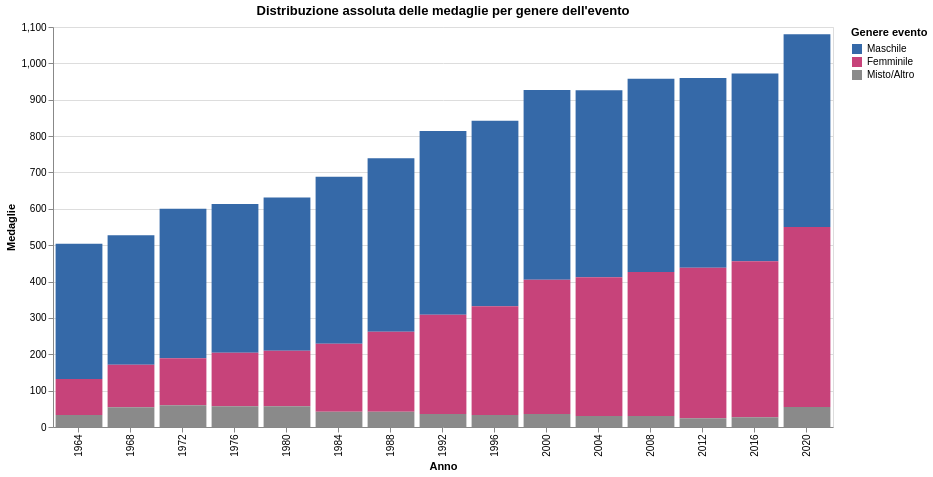

Notebook source saved alongside this figure:
### Markdown cell above
## 4. Distribuzione delle medaglie nel tempo per genere

Il grafico seguente mostra la distribuzione assoluta delle medaglie per anno olimpico. La crescita della componente femminile va letta insieme all'espansione del programma olimpico femminile: piu' eventi disponibili significano piu' opportunita' di medaglia.

### Code cell
global_year = (
    panel.groupby("year", as_index=False)
    .agg(
        medaglie_femminili=("medaglie_femminili", "sum"),
        medaglie_maschili=("medaglie_maschili", "sum"),
        medaglie_miste_altro=("medaglie_miste_altro", "sum"),
    )
)
global_year["totale"] = (
    global_year["medaglie_femminili"]
    + global_year["medaglie_maschili"]
    + global_year["medaglie_miste_altro"]
)
global_year["quota_femminile"] = global_year["medaglie_femminili"] / (
    global_year["medaglie_femminili"] + global_year["medaglie_maschili"]
)

global_long = global_year.melt(
    id_vars=["year"],
    value_vars=["medaglie_maschili", "medaglie_femminili", "medaglie_miste_altro"],
    var_name="genere_evento",
    value_name="medaglie",
)
global_long["genere_evento"] = global_long["genere_evento"].map({
    "medaglie_maschili": "Maschile",
    "medaglie_femminili": "Femminile",
    "medaglie_miste_altro": "Misto/Altro",
})

stacked_medals = (
    alt.Chart(global_long)
    .mark_bar()
    .encode(
        x=alt.X("year:O", title="Anno"),
        y=alt.Y("medaglie:Q", title="Medaglie"),
        color=alt.Color(
            "genere_evento:N",
            title="Genere evento",
            scale=alt.Scale(domain=["Maschile", "Femminile", "Misto/Altro"], range=["#3569a8", "#c7437a", "#8a8a8a"]),
        ),
        tooltip=[
            alt.Tooltip("year:O", title="Anno"),
            alt.Tooltip("genere_evento:N", title="Genere"),
            alt.Tooltip("medaglie:Q", title="Medaglie", format=",.0f"),
        ],
    )
    .properties(width=780, height=400, title="Distribuzione assoluta delle medaglie per genere dell'evento")
)

stacked_medals

### Figure 1 — Vega-Lite specification as saved in the notebook (floating-point values rounded to 4 significant figures)
{"config": {"view": {"continuousWidth": 300, "continuousHeight": 300}}, "data": {"name": "data-46cb4a8c1b17869737f7a0de57816b82"}, "mark": {"type": "bar"}, "encoding": {"color": {"field": "genere_evento", "scale": {"domain": ["Maschile", "Femminile", "Misto/Altro"], "range": ["#3569a8", "#c7437a", "#8a8a8a"]}, "title": "Genere evento", "type": "nominal"}, "tooltip": [{"field": "year", "title": "Anno", "type": "ordinal"}, {"field": "genere_evento", "title": "Genere", "type": "nominal"}, {"field": "medaglie", "format": ",.0f", "title": "Medaglie", "type": "quantitative"}], "x": {"field": "year", "title": "Anno", "type": "ordinal"}, "y": {"field": "medaglie", "title": "Medaglie", "type": "quantitative"}}, "height": 400, "title": "Distribuzione assoluta delle medaglie per genere dell'evento", "width": 780, "$schema": "https://vega.github.io/schema/vega-lite/v6.4.1.json", "datasets": {"data-46cb4a8c1b17869737f7a0de57816b82": [{"year": 1964, "genere_evento": "Maschile", "medaglie": 372.0}, {"year": 1968, "genere_evento": "Maschile", "medaglie": 356.0}, {"year": 1972, "genere_evento": "Maschile", "medaglie": 411.0}, {"year": 1976, "genere_evento": "Maschile", "medaglie": 409.0}, {"year": 1980, "genere_evento": "Maschile", "medaglie": 421.0}, {"year": 1984, "genere_evento": "Maschile", "medaglie": 459.0}, {"year": 1988, "genere_evento": "Maschile", "medaglie": 477.0}, {"year": 1992, "genere_evento": "Maschile", "medaglie": 505.0}, {"year": 1996, "genere_evento": "Maschile", "medaglie": 510.0}, {"year": 2000, "genere_evento": "Maschile", "medaglie": 522.0}, {"year": 2004, "genere_evento": "Maschile", "medaglie": 514.0}, {"year": 2008, "genere_evento": "Maschile", "medaglie": 532.0}, {"year": 2012, "genere_evento": "Maschile", "medaglie": 522.0}, {"year": 2016, "genere_evento": "Maschile", "medaglie": 516.0}, {"year": 2020, "genere_evento": "Maschile", "medaglie": 530.0}, {"year": 1964, "genere_evento": "Femminile", "medaglie": 99.0}, {"year": 1968, "genere_evento": "Femminile", "medaglie": 117.0}, {"year": 1972, "genere_evento": "Femminile", "medaglie": 129.0}, {"year": 1976, "genere_evento": "Femminile", "medaglie": 147.0}, {"year": 1980, "genere_evento": "Femminile", "medaglie": 153.0}, {"year": 1984, "genere_evento": "Femminile", "medaglie": 187.0}, {"year": 1988, "genere_evento": "Femminile", "medaglie": 220.0}, {"year": 1992, "genere_evento": "Femminile", "medaglie": 273.0}, {"year": 1996, "genere_evento": "Femminile", "medaglie": 299.0}, {"year": 2000, "genere_evento": "Femminile", "medaglie": 369.0}, {"year": 2004, "genere_evento": "Femminile", "medaglie": 382.0}, {"year": 2008, "genere_evento": "Femminile", "medaglie": 396.0}, {"year": 2012, "genere_evento": "Femminile", "medaglie": 414.0}, {"year": 2016, "genere_evento": "Femminile", "medaglie": 429.0}, {"year": 2020, "genere_evento": "Femminile", "medaglie": 495.0}, {"year": 1964, "genere_evento": "Misto/Altro", "medaglie": 33.0}, {"year": 1968, "genere_evento": "Misto/Altro", "medaglie": 54.0}, {"year": 1972, "genere_evento": "Misto/Altro", "medaglie": 60.0}, {"year": 1976, "genere_evento": "Misto/Altro", "medaglie": 57.0}, {"year": 1980, "genere_evento": "Misto/Altro", "medaglie": 57.0}, {"year": 1984, "genere_evento": "Misto/Altro", "medaglie": 42.0}, {"year": 1988, "genere_evento": "Misto/Altro", "medaglie": 42.0}, {"year": 1992, "genere_evento": "Misto/Altro", "medaglie": 36.0}, {"year": 1996, "genere_evento": "Misto/Altro", "medaglie": 33.0}, {"year": 2000, "genere_evento": "Misto/Altro", "medaglie": 36.0}, {"year": 2004, "genere_evento": "Misto/Altro", "medaglie": 30.0}, {"year": 2008, "genere_evento": "Misto/Altro", "medaglie": 30.0}, {"year": 2012, "genere_evento": "Misto/Altro", "medaglie": 24.0}, {"year": 2016, "genere_evento": "Misto/Altro", "medaglie": 27.0}, {"year": 2020, "genere_evento": "Misto/Altro", "medaglie": 55.0}]}}
